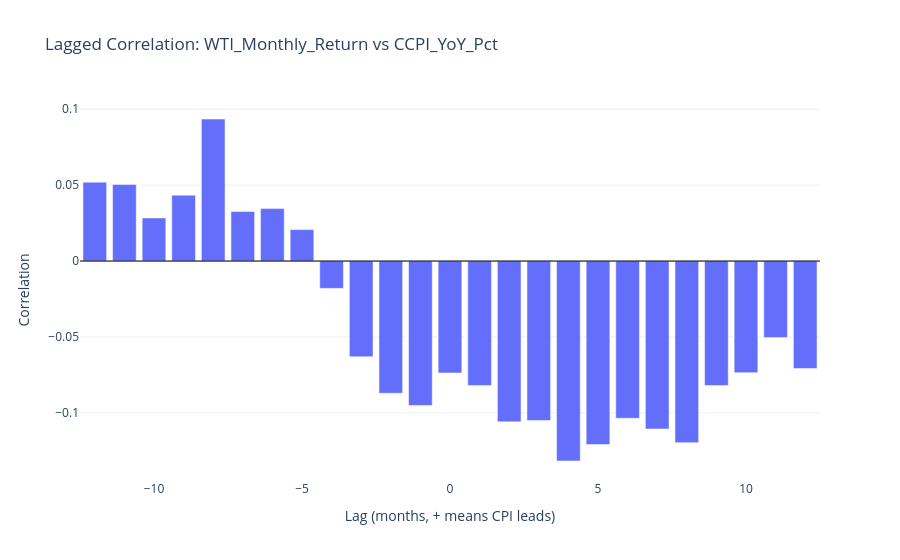
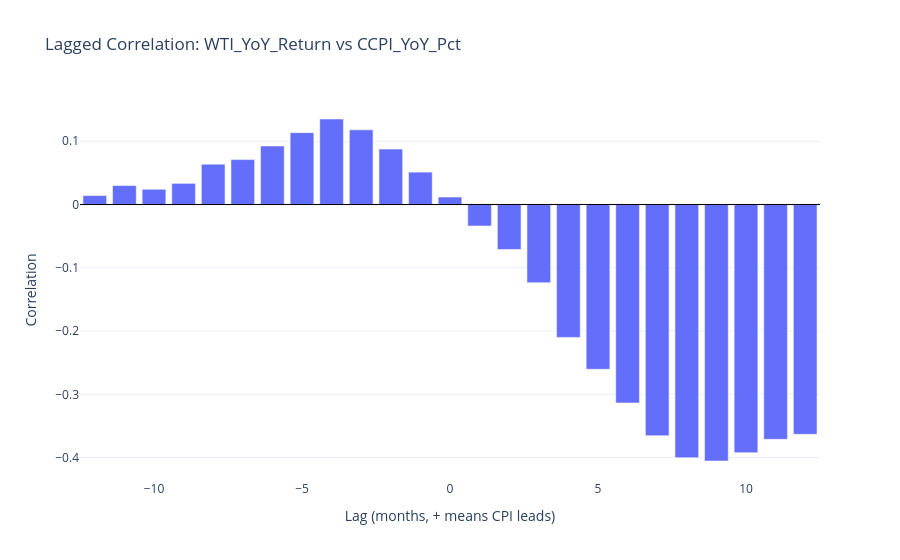
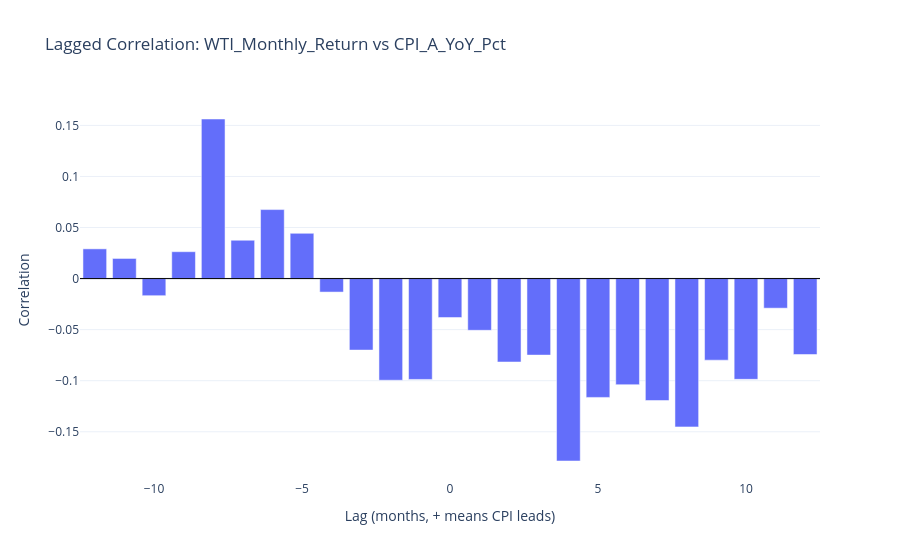
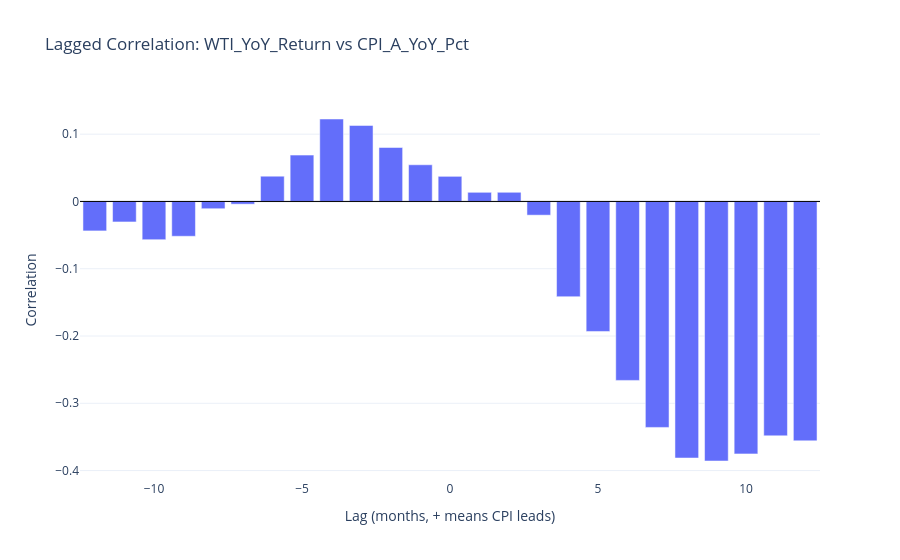

Here is the notebook cell these charts were saved with, in order:
### Markdown cell above
## 8) Lead-lag analysis

Positive lag means CPI leads WTI by that many months.

### Code cell
def lagged_corr(x: pd.Series, y: pd.Series, lags=range(-12, 13)) -> pd.DataFrame:
    rows = []
    for lag in lags:
        rows.append({'lag': lag, 'corr': x.corr(y.shift(lag))})
    return pd.DataFrame(rows)

cpi_yoy_cols = [c for c in ['CCPI_YoY_Pct', 'CPI_A_YoY_Pct', 'CPI_B_YoY_Pct', 'CPI_C_YoY_Pct'] if c in df.columns]
cpi_mom_cols = [c for c in ['CCPI_MoM_Pct', 'CPI_A_MoM_Pct', 'CPI_B_MoM_Pct', 'CPI_C_MoM_Pct'] if c in df.columns]

pairs = []
for c_col in cpi_yoy_cols:
    if {'WTI_Monthly_Return', c_col}.issubset(df.columns):
        pairs.append(('WTI_Monthly_Return', c_col))
    if {'WTI_YoY_Return', c_col}.issubset(df.columns):
        pairs.append(('WTI_YoY_Return', c_col))
for c_col in cpi_mom_cols:
    if {'WTI_Monthly_Return', c_col}.issubset(df.columns):
        pairs.append(('WTI_Monthly_Return', c_col))

for h_col, c_col in pairs:
    lc = lagged_corr(df[h_col], df[c_col])
    valid = lc.dropna(subset=['corr']).copy()

    if valid.empty:
        print(f'{h_col} vs {c_col}: no valid lagged correlations (insufficient overlapping data).')
        continue

    best_idx = valid['corr'].abs().idxmax()
    best = valid.loc[best_idx]
    print(f'{h_col} vs {c_col}: strongest |corr| at lag={int(best["lag"])} -> corr={best["corr"]:.3f}')

    fig = px.bar(
        lc,
        x='lag',
        y='corr',
        title=f'Lagged Correlation: {h_col} vs {c_col}',
        labels={'lag': 'Lag (months, + means CPI leads)', 'corr': 'Correlation'},
    )
    fig.add_hline(y=0, line_color='black', line_width=1)
    fig.update_layout(template='plotly_white', dragmode='pan')
    fig.show(config={"scrollZoom": True, "doubleClick": "reset+autosize"})

### Figure 1 — Plotly figure (JSON) as saved in the notebook; plotly's stock layout.template omitted (floating-point values rounded to 4 significant figures)
{"data": [{"hovertemplate": "Lag (months, + means CPI leads)=%{x}<br>Correlation=%{y}<extra></extra>", "legendgroup": "", "marker": {"color": "#636efa", "pattern": {"shape": ""}}, "name": "", "orientation": "v", "showlegend": false, "textposition": "auto", "type": "bar", "x": [-12, -11, -10, -9, -8, -7, -6, -5, -4, -3, -2, -1, 0, 1, 2, 3, 4, 5, 6, 7, 8, 9, 10, 11, 12], "xaxis": "x", "y": [0.052, 0.05049, 0.0284, 0.04344, 0.0936, 0.03268, 0.03455, 0.02073, -0.01803, -0.06307, -0.0871, -0.09515, -0.07374, -0.08204, -0.1059, -0.1051, -0.1317, -0.1209, -0.1036, -0.1107, -0.1197, -0.08208, -0.07352, -0.05045, -0.07082], "yaxis": "y"}], "layout": {"barmode": "relative", "dragmode": "pan", "legend": {"tracegroupgap": 0}, "shapes": [{"line": {"color": "black", "width": 1}, "type": "line", "x0": 0, "x1": 1, "xref": "x domain", "y0": 0, "y1": 0, "yref": "y"}], "title": {"text": "Lagged Correlation: WTI_Monthly_Return vs CCPI_YoY_Pct"}, "xaxis": {"anchor": "y", "domain": [0, 1], "title": {"text": "Lag (months, + means CPI leads)"}}, "yaxis": {"anchor": "x", "domain": [0, 1], "title": {"text": "Correlation"}}}}

### Figure 2 — Plotly figure (JSON) as saved in the notebook; plotly's stock layout.template omitted (floating-point values rounded to 4 significant figures)
{"data": [{"hovertemplate": "Lag (months, + means CPI leads)=%{x}<br>Correlation=%{y}<extra></extra>", "legendgroup": "", "marker": {"color": "#636efa", "pattern": {"shape": ""}}, "name": "", "orientation": "v", "showlegend": false, "textposition": "auto", "type": "bar", "x": [-12, -11, -10, -9, -8, -7, -6, -5, -4, -3, -2, -1, 0, 1, 2, 3, 4, 5, 6, 7, 8, 9, 10, 11, 12], "xaxis": "x", "y": [0.01413, 0.02998, 0.02409, 0.03346, 0.06382, 0.07099, 0.09251, 0.1136, 0.1352, 0.118, 0.08756, 0.05116, 0.01184, -0.03392, -0.07108, -0.1235, -0.21, -0.2604, -0.3137, -0.3654, -0.4002, -0.4054, -0.3922, -0.3711, -0.3632], "yaxis": "y"}], "layout": {"barmode": "relative", "dragmode": "pan", "legend": {"tracegroupgap": 0}, "shapes": [{"line": {"color": "black", "width": 1}, "type": "line", "x0": 0, "x1": 1, "xref": "x domain", "y0": 0, "y1": 0, "yref": "y"}], "title": {"text": "Lagged Correlation: WTI_YoY_Return vs CCPI_YoY_Pct"}, "xaxis": {"anchor": "y", "domain": [0, 1], "title": {"text": "Lag (months, + means CPI leads)"}}, "yaxis": {"anchor": "x", "domain": [0, 1], "title": {"text": "Correlation"}}}}

### Figure 3 — Plotly figure (JSON) as saved in the notebook; plotly's stock layout.template omitted (floating-point values rounded to 4 significant figures)
{"data": [{"hovertemplate": "Lag (months, + means CPI leads)=%{x}<br>Correlation=%{y}<extra></extra>", "legendgroup": "", "marker": {"color": "#636efa", "pattern": {"shape": ""}}, "name": "", "orientation": "v", "showlegend": false, "textposition": "auto", "type": "bar", "x": [-12, -11, -10, -9, -8, -7, -6, -5, -4, -3, -2, -1, 0, 1, 2, 3, 4, 5, 6, 7, 8, 9, 10, 11, 12], "xaxis": "x", "y": [0.0291, 0.0197, -0.01678, 0.02632, 0.1563, 0.03756, 0.06756, 0.0443, -0.01322, -0.07003, -0.09955, -0.09877, -0.03814, -0.05066, -0.0817, -0.07495, -0.1786, -0.1164, -0.1039, -0.1194, -0.1453, -0.07991, -0.09866, -0.02898, -0.07436], "yaxis": "y"}], "layout": {"barmode": "relative", "dragmode": "pan", "legend": {"tracegroupgap": 0}, "shapes": [{"line": {"color": "black", "width": 1}, "type": "line", "x0": 0, "x1": 1, "xref": "x domain", "y0": 0, "y1": 0, "yref": "y"}], "title": {"text": "Lagged Correlation: WTI_Monthly_Return vs CPI_A_YoY_Pct"}, "xaxis": {"anchor": "y", "domain": [0, 1], "title": {"text": "Lag (months, + means CPI leads)"}}, "yaxis": {"anchor": "x", "domain": [0, 1], "title": {"text": "Correlation"}}}}

### Figure 4 — Plotly figure (JSON) as saved in the notebook; plotly's stock layout.template omitted (floating-point values rounded to 4 significant figures)
{"data": [{"hovertemplate": "Lag (months, + means CPI leads)=%{x}<br>Correlation=%{y}<extra></extra>", "legendgroup": "", "marker": {"color": "#636efa", "pattern": {"shape": ""}}, "name": "", "orientation": "v", "showlegend": false, "textposition": "auto", "type": "bar", "x": [-12, -11, -10, -9, -8, -7, -6, -5, -4, -3, -2, -1, 0, 1, 2, 3, 4, 5, 6, 7, 8, 9, 10, 11, 12], "xaxis": "x", "y": [-0.0438, -0.03048, -0.05688, -0.05176, -0.01082, -0.00402, 0.03752, 0.0689, 0.1226, 0.113, 0.08024, 0.05451, 0.03734, 0.01361, 0.01365, -0.02036, -0.1416, -0.1932, -0.266, -0.3359, -0.3814, -0.3858, -0.3752, -0.3484, -0.3559], "yaxis": "y"}], "layout": {"barmode": "relative", "dragmode": "pan", "legend": {"tracegroupgap": 0}, "shapes": [{"line": {"color": "black", "width": 1}, "type": "line", "x0": 0, "x1": 1, "xref": "x domain", "y0": 0, "y1": 0, "yref": "y"}], "title": {"text": "Lagged Correlation: WTI_YoY_Return vs CPI_A_YoY_Pct"}, "xaxis": {"anchor": "y", "domain": [0, 1], "title": {"text": "Lag (months, + means CPI leads)"}}, "yaxis": {"anchor": "x", "domain": [0, 1], "title": {"text": "Correlation"}}}}
